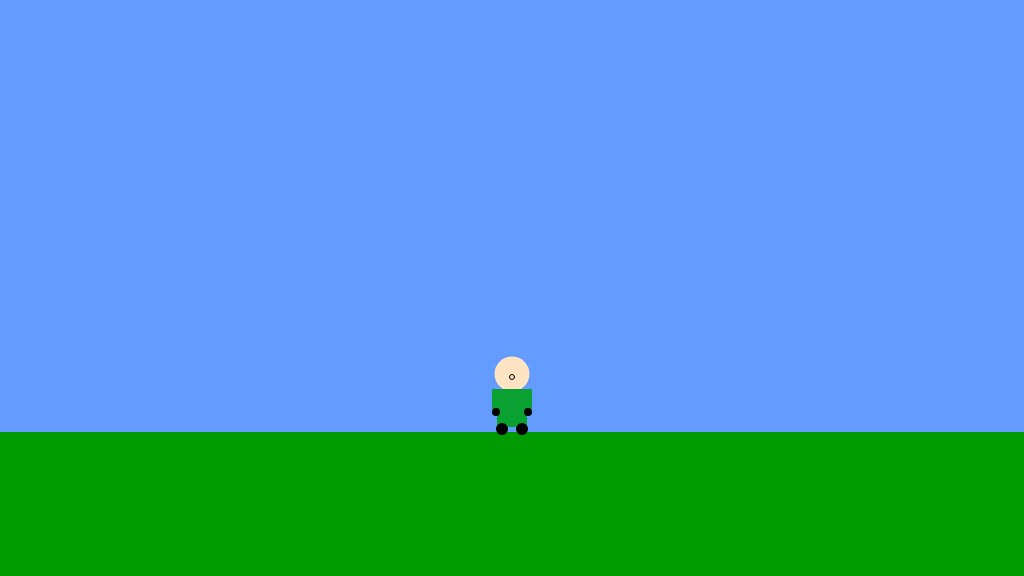
Frame 1 (no input)
Frame 60 (no input): identical to frame 1, image omitted
Frame 120 (the mouse pressed at the canvas centre since frame 60): identical to frame 1, image omitted

The p5.js sketch that drew this single still picture (run headless with seeded random() and noise() and a simulated clock; from frame 60 on, the mouse is pressed at the canvas centre):

// p5.js sketch
// ── sketch.js
/*

The Game Project

Week 3

Game interaction

*/


var gameChar_x;
var gameChar_y;
var floorPos_y;
var isLeft = false;
var isRight = false;
var isFalling = false;
var isPlummeting = false;

function setup() {
	createCanvas(1024, 576);
	floorPos_y = height * 3 / 4;
	gameChar_x = width / 2;
	gameChar_y = floorPos_y;
}

function draw() {

	///////////DRAWING CODE//////////

	background(100, 155, 255); //fill the sky blue


	noStroke();
	fill(0, 155, 0);
	rect(0, floorPos_y, width, height - floorPos_y); //draw some green ground

	//draw the canyon


	//the game character
	if (isLeft && isFalling) {
		// add your jumping-left code



	}
	else if (isRight && isFalling) {
		// add your jumping-right code



	}
	else if (isLeft) {
		// add your walking left code


		fill("#FFE4C4");
		ellipse(gameChar_x, gameChar_y - 58, 35, 35);
		ellipse(gameChar_x - 18, gameChar_y - 57, 9, 9);

		fill("#0aa132");
		rect(gameChar_x - 10, gameChar_y - 43, 20, 38);

		fill('black')
		ellipse(gameChar_x - 8, gameChar_y - 2, 12, 12);
		ellipse(gameChar_x + 10, gameChar_y - 2, 12, 12);


	}
	else if (isRight) {
		// add your walking right code

		fill("#FFE4C4");
		ellipse(gameChar_x, gameChar_y - 58, 35, 35);
		ellipse(gameChar_x + 18, gameChar_y - 57, 9, 9);

		fill("#0aa132");
		rect(gameChar_x - 10, gameChar_y - 43, 20, 38);

		fill('black')
		ellipse(gameChar_x - 8, gameChar_y - 2, 12, 12);
		ellipse(gameChar_x + 10, gameChar_y - 2, 12, 12);




	}
	else if (isFalling || isPlummeting) {
		// add your jumping facing forwards code

		fill("#FFE4C4")
		ellipse(gameChar_x, gameChar_y - 58, 35, 35);

		fill('#FFE4C4');
		stroke('black'); // Add stroke to make the nose more obvious
		ellipse(gameChar_x, gameChar_y - 55, 5, 5);

		noStroke();
		fill("#0aa132");
		rect(gameChar_x - 15, gameChar_y - 43, 30, 30);
		rect(gameChar_x - 20, gameChar_y - 43, 5, 20);
		rect(gameChar_x + 15, gameChar_y - 43, 5, 20);


		fill('black')
		ellipse(gameChar_x - 10, gameChar_y - 10, 12, 12);
		ellipse(gameChar_x + 10, gameChar_y - 10, 12, 12);
		ellipse(gameChar_x - 16, gameChar_y - 20, 8, 8);
		ellipse(gameChar_x + 16, gameChar_y - 20, 8, 8);


	}
	else {
		// add your standing front facing code

		fill("#FFE4C4")
		ellipse(gameChar_x, gameChar_y - 58, 35, 35);

		fill('#FFE4C4');
		stroke('black'); // Add stroke to make the nose more obvious
		ellipse(gameChar_x, gameChar_y - 55, 5, 5);

		noStroke();
		fill("#0aa132");
		rect(gameChar_x - 15, gameChar_y - 43, 30, 38);
		rect(gameChar_x - 20, gameChar_y - 43, 5, 20);
		rect(gameChar_x + 15, gameChar_y - 43, 5, 20);


		fill('black')
		ellipse(gameChar_x - 10, gameChar_y - 3, 12, 12);
		ellipse(gameChar_x + 10, gameChar_y - 3, 12, 12);
		ellipse(gameChar_x - 16, gameChar_y - 20, 8, 8);
		ellipse(gameChar_x + 16, gameChar_y - 20, 8, 8);

	}

	///////////INTERACTION CODE//////////
	//Put conditional statements to move the game character below here

	if (isLeft == true) {
		gameChar_x -= 1;
	} else if (isRight == true) {
		gameChar_x += 1;
	} else if (gameChar_y < floorPos_y) {
		gameChar_y += 1.5
		isFalling = true;
	}else{
		isFalling = false;
	}

}


function keyPressed() {
	// if statements to control the animation of the character when
	// keys are pressed.

	//open up the console to see how these work
	console.log("keyPressed: " + key);
	console.log("keyPressed: " + keyCode);

	if (keyCode == 65) {
		console.log("Left Arrow");
		isLeft = true;
	} else if (keyCode == 68) {
		console.log("Right Arrow");
		isRight = true;
	} else if (keyCode == 87) {
		console.log('Jumping');
		// isPlummeting = true;

		gameChar_y -= 100;
	}


}

function keyReleased() {
	// if statements to control the animation of the character when
	// keys are released.

	console.log("keyReleased: " + key);
	console.log("keyReleased: " + keyCode);

	if (keyCode == 65) {
		console.log("Released Left Arrow")
		isLeft = false;
	} else if (keyCode == 68) {
		console.log("Release Right Arrow")
		isRight = false;
	} else if (keyCode == 87) {
		console.log("Released Jump Arrow")
		isPlummeting = false;
	}
}
